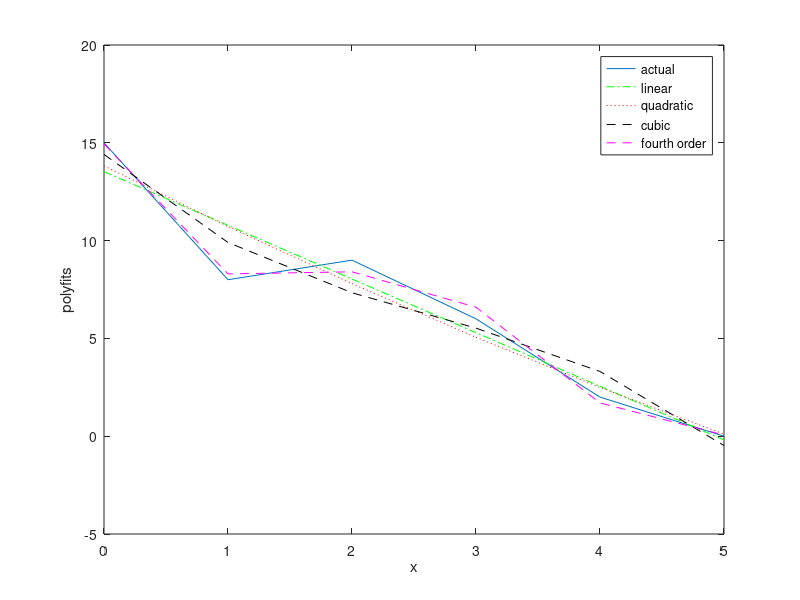

The MATLAB script that drew this image:
close all;
clear all;
clc;
x = 0:5;
%y = [15, 10, 9, 6, 2, 0];
y = [15, 8, 9, 6, 2, 0];
plot(x,y)
set(gcf,'color','w');
a = polyfit(x,y,1)
a1 = polyval(a,x)
hold on;
plot(x,a1,'g-.')
b = polyfit(x,y,2)
b1 = polyval(b,x)
hold on;
plot(x,b1,'r:')
xlabel('x');
ylabel('polyfits')
c = polyfit(x,y,3)
c1 = polyval(c,x)
hold on;
plot(x,c1,'k--')
d = polyfit(x,y,4)
d1 = polyval(d,x)
hold on;
plot(x,d1,'m--')
legend('actual','linear','quadratic','cubic','fourth order')